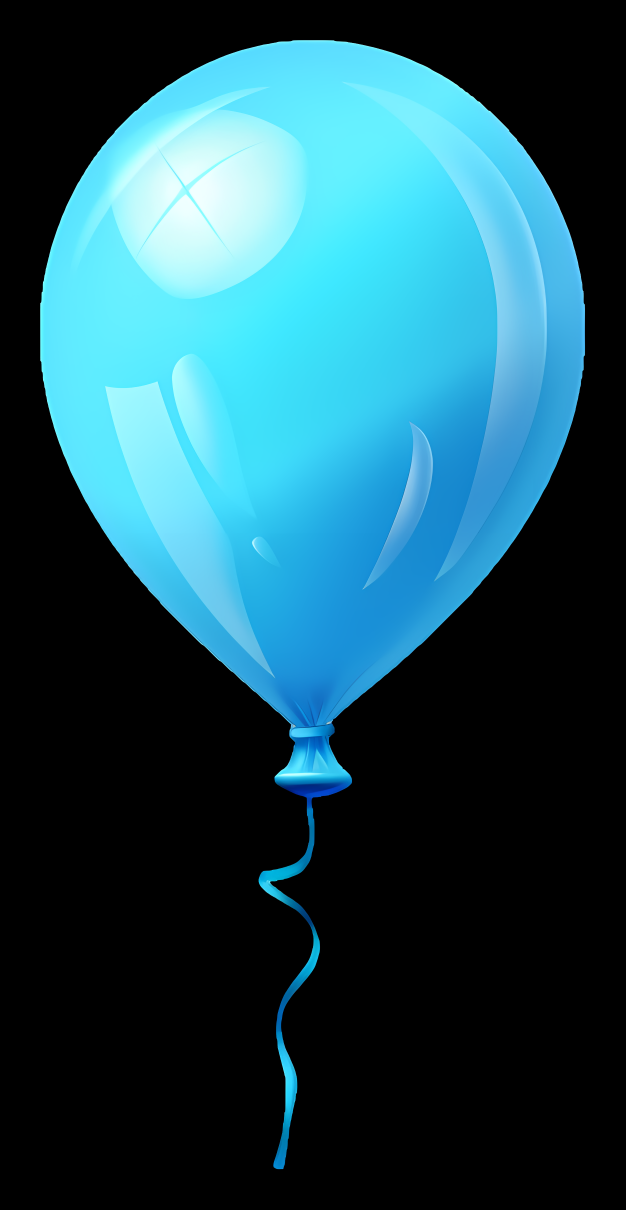
#> input picture blue_balloon.png, 1876 x 3628 px, given in place of the camera (shown at 1/3 size)
$ python circle_detection_test.py
#> lines starting #> are read from the running program, lines starting #| are printed output that depends on the picture; after the words box and inside, x2 and y2 are one past the last pixel; in counts of white or black regions, pixels touching at a corner belong together
#> in test_circle_detection, frame is the input picture: shape (3628, 1876, 3); mean B, G, R 89.2, 76.7, 30.7
### modules/circle_detection.py
import cv2
import numpy as np

def detect_circles_in_frame(frame, callback=None, min_radius=30, max_radius=50, min_dist=80, param1=120, param2=20, intensity_threshold=100):
    """
    Detect circles in a provided frame using Hough Circle Transform.

    Args:
        frame (numpy.ndarray): Input frame to process (BGR).
        callback (function, optional): Callback function to process detected circle parameters (x, y, r).
        min_radius (int): Minimum radius of circles to detect (in pixels).
        max_radius (int): Maximum radius of circles to detect (in pixels).
        min_dist (int): Minimum distance between circle centers (in pixels).
        param1 (float): Higher threshold for Canny edge detector.
        param2 (float): Accumulator threshold for circle detection.
        intensity_threshold (float, optional): Minimum average intensity in the circle region.

    Returns:
        numpy.ndarray: Frame with detected circles drawn.
    """
#> called with min_radius = 30, max_radius = 50, min_dist = 80, param1 = 120, param2 = 20, intensity_threshold = 100
    # Resize frame to ensure consistent processing
    frame = cv2.resize(frame, (800, 600))
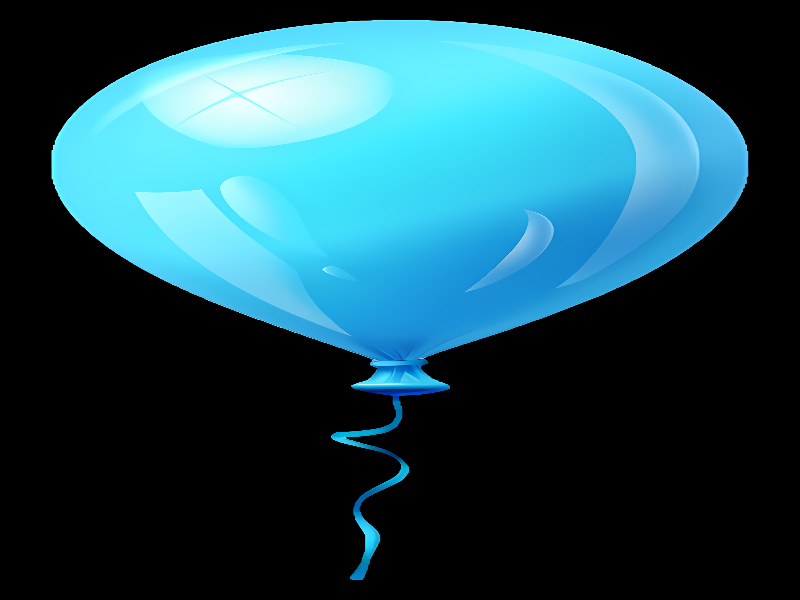
#> frame: shape (600, 800, 3); mean of channels 0, 1, 2 89.2, 76.7, 30.6; drawn as B, G, R

    # for color detection feature
    frame_processing = frame.copy()
    hsv = cv2.cvtColor(frame_processing, cv2.COLOR_BGR2HSV)
#> hsv: shape (600, 800, 3); mean H, S, V 35.8, 63.3, 89.2

    lower_yellow = np.array([38, 45, 41])#np.array([27, 84, 31]) #np.array([156, 93, 137]) #np.array([20, 100, 100])
    upper_yellow = np.array([140, 252, 255]) #np.array([99, 158, 255]) #np.array([171, 255, 255])

    # Create a Mask for Yellow Color
    mask = cv2.inRange(hsv, lower_yellow, upper_yellow)
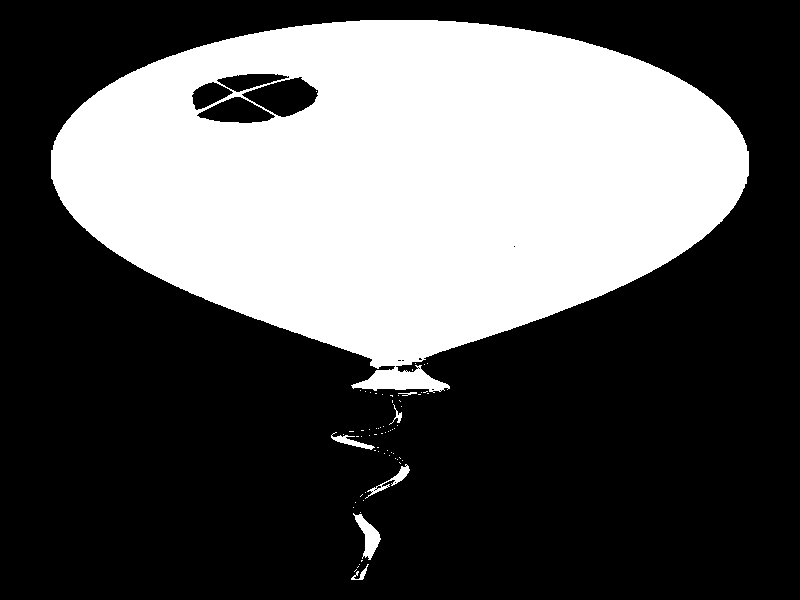
#> mask: shape (600, 800); 35.8% white; 68 white regions (61 under 20 px), largest, box (x1, y1, x2, y2) and area: (51, 20, 749, 393) 170305, (353, 513, 381, 560) 540, (365, 464, 410, 499) 282

    # Apply Morphological Operations (Optional but Recommended for cleaning mask)
    # Erode to remove small noise
    mask = cv2.erode(mask, None, iterations=2)
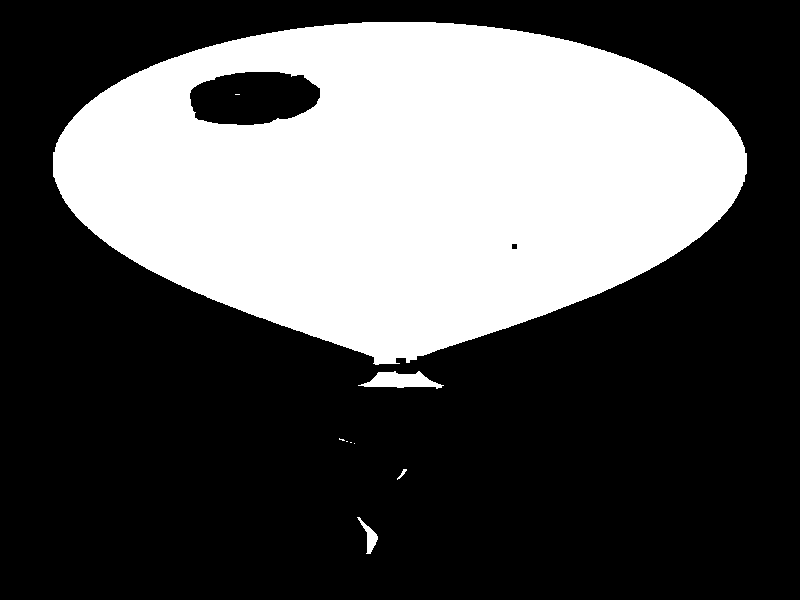
#> mask: shape (600, 800); 34.3% white; 9 white regions (5 under 20 px), largest, box (x1, y1, x2, y2) and area: (53, 22, 747, 365) 163481, (358, 371, 444, 389) 887, (357, 517, 378, 554) 257, (397, 469, 407, 480) 35
    # Dilate to fill gaps
    mask = cv2.dilate(mask, None, iterations=2)
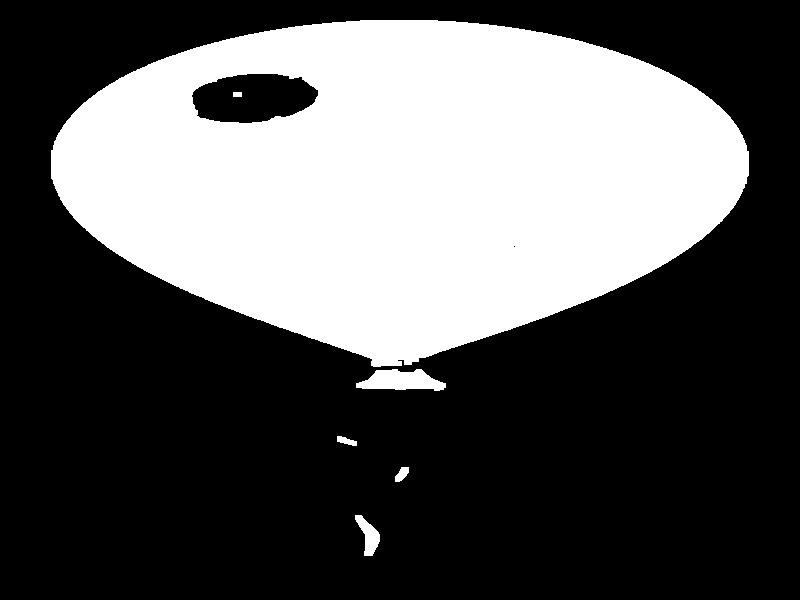
#> mask: shape (600, 800); 35.5% white; 6 white regions, box (x1, y1, x2, y2) and area: (51, 20, 749, 367) 168441, (356, 369, 446, 391) 1335, (355, 515, 380, 556) 509, (395, 467, 409, 482) 135, (337, 436, 357, 446) 118, (233, 92, 242, 97) 45

    # gray = cv2.cvtColor(frame, cv2.COLOR_BGR2GRAY)
    gray = cv2.cvtColor(frame_processing, cv2.COLOR_BGR2GRAY)
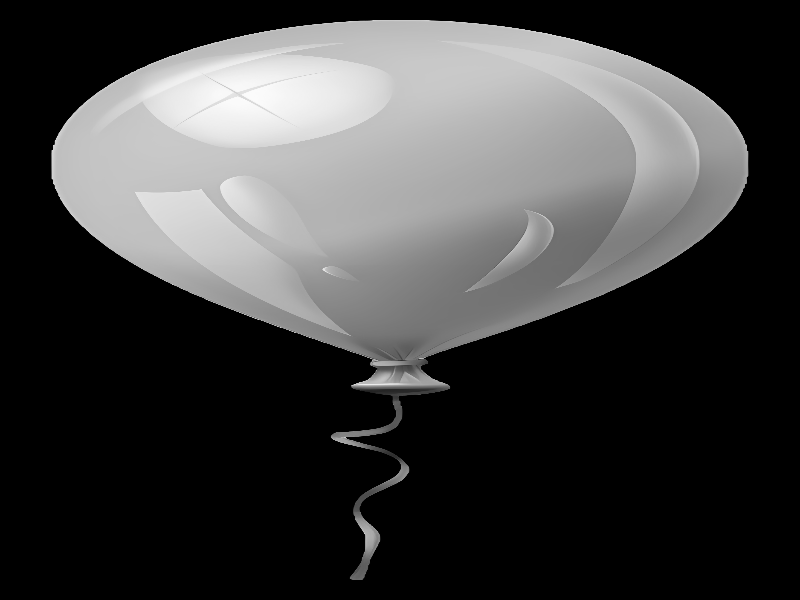
#> gray: shape (600, 800); min 0, max 251, mean 64.3
    # Only keep the grayscale values where the mask is white (yellow color)
    masked_gray = cv2.bitwise_and(gray, gray, mask=mask)

    # blurred = cv2.medianBlur(gray, 5)
    blurred = cv2.medianBlur(masked_gray, 5)

    circles = cv2.HoughCircles(
        blurred,
        cv2.HOUGH_GRADIENT,
        dp=1.5, # inverse ratio of the accumulator resolution,  A value of 1.5 means the accumulator will have a resolution that's 1/1.5 times that of the input image
        minDist=min_dist,
        param1=param1,
        param2=param2,
        minRadius=min_radius,
        maxRadius=max_radius
    )
#> circles = [[390.8, 410.2, 40.65], [263.2, 177.8, 44.1], [516.8, 228.8, 34.65], [381.8, 323.2, 37.5]]

    # [17 lines of commented-out code are left out]

    if circles is not None:
        circles = np.round(circles[0, :]).astype("int")
#> circles = [[391, 410, 41], [263, 178, 44], [517, 229, 35], [382, 323, 38]]
        # No need for intensity thresholding anymore if we're filtering by color,
        # unless you want to filter yellow circles based on their *luminosity*.
        # For this specific request, we'll remove it, but you could add it back if needed.
        # filtered_circles = [] # This list might not be necessary if we draw directly after checks

        for (x, y, r) in circles:
            # We already filtered by color. We can add a simple check if the circle is not too close to the edges
            # or any other criteria you might have.

            # Draw a yellow circle on the display frame
            cv2.circle(frame, (x, y), r, (0, 255, 255), 3)  # Yellow circle (BGR: Blue=0, Green=255, Red=255)
            cv2.circle(frame, (x, y), 2, (0, 0, 255), 3)  # Red center for clarity
#> this loop made 4 passes
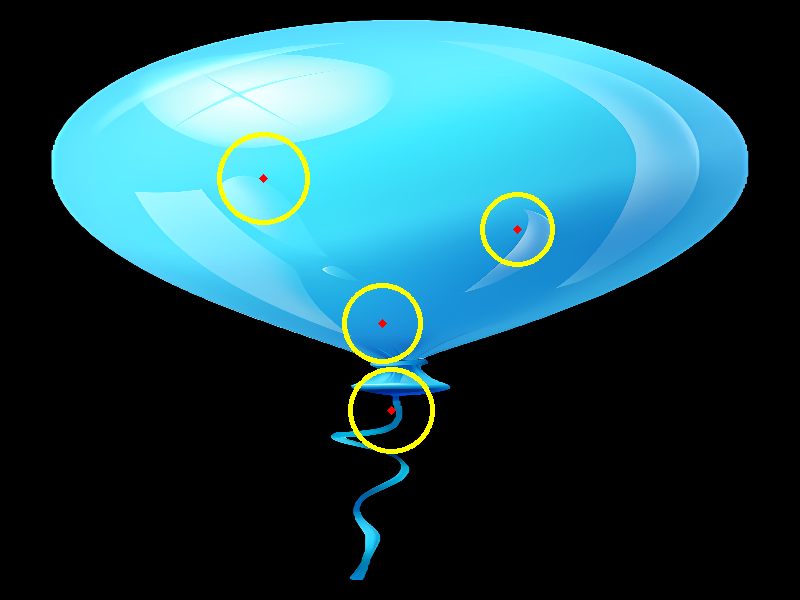
#> frame: shape (600, 800, 3); 1.07% of pixels changed, all inside (x1, y1, x2, y2) = (217, 132, 555, 454); drawn as B, G, R

    return circles, frame

### test/circle_detection_test.py
import cv2
import numpy as np
import sys, os
sys.path.append(os.path.abspath(os.path.join(os.path.dirname(__file__), '..')))
from modules.circle_detection import detect_circles_in_frame

def test_circle_detection():
    """
    Test circle detection on camera feed.
    Press 'q' or ESC to quit.
    """
    # Initialize camera
    cap = cv2.VideoCapture(0)
    if not cap.isOpened():
        print("Error: Could not open camera")
        return

    def sample_callback(x, y, r):
        """Callback to print detected circle parameters."""
        # print(f"Detected circle: center=({x}, {y}), radius={r}")
        pass

    # Test loop
    while True:
        ret, frame = cap.read()
        if not ret:
            print("Error: Could not read frame")
            break

        # Detect circles in the frame
        _, frame = detect_circles_in_frame(
            frame,
            callback=sample_callback,
            min_radius=30,
            max_radius=50,
            min_dist=80,
            param1=120,
            param2=20,
            intensity_threshold=100
        )

        # Display the frame
        cv2.imshow("Test Circle Detection", frame)

        # Exit on 'q' or ESC
        key = cv2.waitKey(30) & 0xFF
#> (key q is pressed here)
        if key in [ord('q'), 27]:
            break

    cap.release()
    cv2.destroyAllWindows()

if __name__ == "__main__":
    test_circle_detection()
